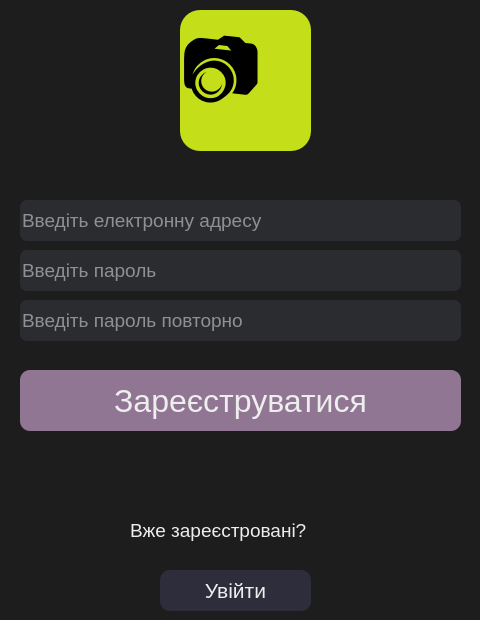
<?xml version="1.0" encoding="UTF-8"?>
<ui version="4.0">
 <class>Dialog</class>
 <widget class="QDialog" name="Dialog">
  <property name="geometry">
   <rect>
    <x>0</x>
    <y>0</y>
    <width>480</width>
    <height>620</height>
   </rect>
  </property>
  <property name="windowTitle">
   <string>Dialog</string>
  </property>
  <property name="styleSheet">
   <string notr="true">background-color: rgb(29, 29, 29);</string>
  </property>
  <widget class="QLineEdit" name="emailfield">
   <property name="geometry">
    <rect>
     <x>20</x>
     <y>200</y>
     <width>441</width>
     <height>41</height>
    </rect>
   </property>
   <property name="styleSheet">
    <string notr="true">color: rgb(243, 243, 243);
font-size:14pt;
background-color: rgba(47,49,52,200);
border-radius:7px;
border-bottom-color:rgba(46,82,101,255)</string>
   </property>
   <property name="placeholderText">
    <string>Введіть електронну адресу</string>
   </property>
  </widget>
  <widget class="QPushButton" name="signupbutton">
   <property name="geometry">
    <rect>
     <x>20</x>
     <y>370</y>
     <width>441</width>
     <height>61</height>
    </rect>
   </property>
   <property name="styleSheet">
    <string notr="true">QPushButton {
	background-color: rgb(145, 118, 148);
	color: rgb(238, 238, 238);
	font-size:24pt;
	border-radius: 10px;
}
QPushButton:hover{
    background-color: rgb(50, 130, 148);
}
QPushButton:pressed{
    background-color: rgb(145, 118, 148);
}</string>
   </property>
   <property name="text">
    <string>Зареєструватися</string>
   </property>
  </widget>
  <widget class="QLineEdit" name="passwordfield">
   <property name="geometry">
    <rect>
     <x>20</x>
     <y>250</y>
     <width>441</width>
     <height>41</height>
    </rect>
   </property>
   <property name="styleSheet">
    <string notr="true">color: rgb(243, 243, 243);
font-size:14pt;
background-color: rgba(47,49,52,200);
border-radius:7px;
border-bottom-color:rgba(46,82,101,255)</string>
   </property>
   <property name="placeholderText">
    <string>Введіть пароль</string>
   </property>
  </widget>
  <widget class="QLabel" name="label_5">
   <property name="geometry">
    <rect>
     <x>180</x>
     <y>10</y>
     <width>131</width>
     <height>141</height>
    </rect>
   </property>
   <property name="font">
    <font>
     <pointsize>60</pointsize>
    </font>
   </property>
   <property name="styleSheet">
    <string notr="true">background-color: rgb(196, 222, 25);
border-radius: 20px;
</string>
   </property>
   <property name="text">
    <string>📷</string>
   </property>
  </widget>
  <widget class="QLineEdit" name="confirmpasswordfield">
   <property name="geometry">
    <rect>
     <x>20</x>
     <y>300</y>
     <width>441</width>
     <height>41</height>
    </rect>
   </property>
   <property name="styleSheet">
    <string notr="true">color: rgb(243, 243, 243);
font-size:14pt;
background-color: rgba(47,49,52,200);
border-radius:7px;
border-bottom-color:rgba(46,82,101,255)</string>
   </property>
   <property name="placeholderText">
    <string>Введіть пароль повторно</string>
   </property>
  </widget>
  <widget class="QLabel" name="label_4">
   <property name="geometry">
    <rect>
     <x>130</x>
     <y>510</y>
     <width>251</width>
     <height>41</height>
    </rect>
   </property>
   <property name="styleSheet">
    <string notr="true">color: rgb(238, 238, 238);
font-size:14pt;
</string>
   </property>
   <property name="text">
    <string>Вже зареєстровані?</string>
   </property>
  </widget>
  <widget class="QPushButton" name="goinbutton">
   <property name="geometry">
    <rect>
     <x>160</x>
     <y>570</y>
     <width>151</width>
     <height>41</height>
    </rect>
   </property>
   <property name="styleSheet">
    <string notr="true">QPushButton {
	color: rgb(238, 238, 238);
	border-radius: 10px;
	background-color: rgb(45, 45, 59);
	font-size:16pt;
}
QPushButton:hover{
	background-color: rgb(20, 45, 70);
}
QPushButton:pressed{
	background-color: rgb(45, 45, 59);
}</string>
   </property>
   <property name="text">
    <string>Увійти</string>
   </property>
  </widget>
  <widget class="QLabel" name="errorla">
   <property name="geometry">
    <rect>
     <x>30</x>
     <y>450</y>
     <width>431</width>
     <height>41</height>
    </rect>
   </property>
   <property name="styleSheet">
    <string notr="true">color: rgb(255, 39, 32);
font-size:22pt;
</string>
   </property>
   <property name="text">
    <string/>
   </property>
  </widget>
 </widget>
 <resources/>
 <connections/>
</ui>
